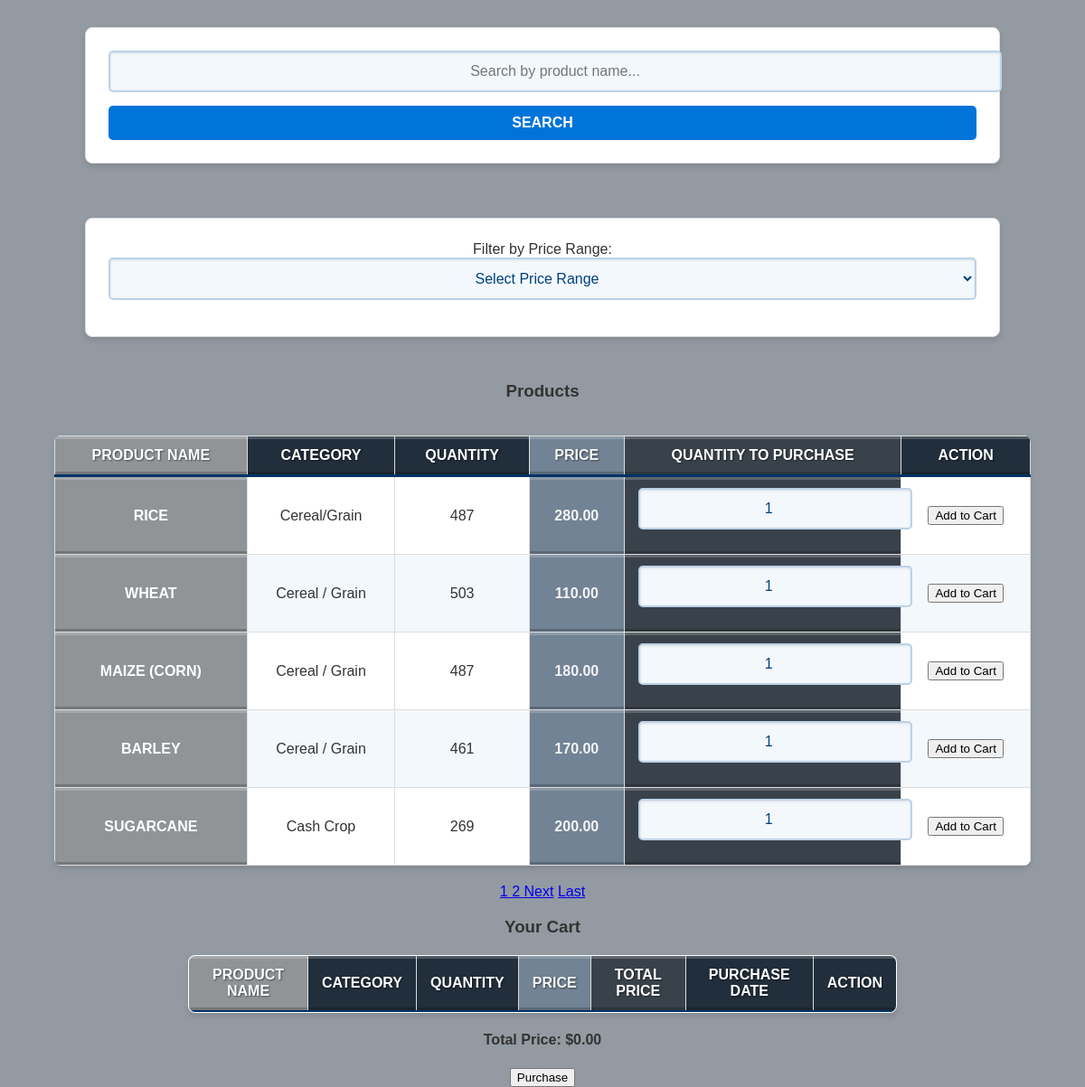
The app's page /consumer_db/index.php with its own data.
### tables this page shows
CREATE TABLE `product_info` (
  `id` int(11) NOT NULL,
  `product_id` int(11) NOT NULL,
  `quantity` int(11) NOT NULL,
  `new_price` decimal(10,2) DEFAULT NULL,
  `old_price` decimal(10,2) DEFAULT NULL,
  `production_cost` decimal(10,2) NOT NULL,
  `production_date` date NOT NULL,
  `expiration_date` date NOT NULL
);

CREATE TABLE `product` (
  `product_id` int(11) NOT NULL,
  `product_name` varchar(100) DEFAULT NULL,
  `category` varchar(100) DEFAULT NULL,
  `seasonality` varchar(50) DEFAULT NULL
);

### consumer_db/index.php (the view, shortened to what this page needs)
<?php
include('../config/connect.php');
$productsPerPage = 5;
$page = isset($_GET['page']) ? (int)$_GET['page'] : 1;
$page = $page > 0 ? $page : 1;
$startFrom = ($page - 1) * $productsPerPage;
$searchTerm = isset($_GET['search']) ? $_GET['search'] : '';
$sql = "SELECT
            pi.id,
            p.product_id,
            p.product_name,
            p.category,
            pi.quantity,
            pi.new_price,
            pi.old_price,
            pi.production_date,
            pi.expiration_date
        FROM
            PRODUCT p
        INNER JOIN
            product_info pi ON p.product_id = pi.product_id";
$sql .= " ORDER BY p.product_id LIMIT $startFrom, $productsPerPage";
$result = $conn->query($sql);
$totalResult = $conn->query("SELECT COUNT(*) AS total FROM PRODUCT p INNER JOIN product_info pi ON p.product_id = pi.product_id WHERE p.product_name LIKE '%" . $conn->real_escape_string($searchTerm) . "%'");
$totalRow = $totalResult->fetch_assoc();
$totalProducts = $totalRow['total'];
$totalPages = ceil($totalProducts / $productsPerPage);
?>
<!DOCTYPE html>
<html lang="en">
<head>
  <link rel="stylesheet" href="../product_db/product_info_style.css">
</head>
<body>
  <form method="GET" action="" id="searchForm">
    <input type="text" name="search" placeholder="Search by product name..." value="<?= isset($_GET['search']) ? htmlspecialchars($_GET['search']) : '' ?>" />
    <button type="submit">Search</button>
  </form>
  <form method="GET" action="" id="priceRangeForm">
    <label for="price_range">Filter by Price Range:</label>
    <select name="price_range" id="price_range" onchange="this.form.submit()">
      <option value="">Select Price Range</option>
    </select>
  </form>
  <h3>Products</h3>
  <table class="product-table">
    <thead>
      <tr>
        <th>Product Name</th>
        <th>Category</th>
        <th>Quantity</th>
        <th>Price</th>
        <th>Quantity to Purchase</th>
        <th>Action</th>
      </tr>
    </thead>
    <tbody>
      <?php while ($row = $result->fetch_assoc()): ?>
        <tr id="product_row_<?= $row['product_id'] ?>">
          <td><?= htmlspecialchars($row['product_name']) ?></td>
          <td><?= htmlspecialchars($row['category']) ?></td>
          <td class="product-quantity"><?= htmlspecialchars($row['quantity']) ?></td>
          <td><?= (is_null($row['new_price']) ? "NULL" : htmlspecialchars($row['new_price'])) ?></td>
          <td>
            <input type="number" id="quantity_<?= $row['product_id'] ?>" min="1" max="<?= $row['quantity'] ?>" value="1" />
          </td>
          <td>
            <?php if ($row['quantity'] > 0): ?>
              <button class="add-to-cart-btn" onclick="addToCart(<?= $row['product_id'] ?>, '<?= addslashes($row['product_name']) ?>', '<?= addslashes($row['category']) ?>', <?= $row['new_price'] ?>)">Add to Cart</button>
            <?php else: ?>
              <button class="demand-btn" onclick="demandProduct(<?= $row['product_id'] ?>)">Demand</button>
            <?php endif; ?>
          </td>
        </tr>
      <?php endwhile; ?>
    </tbody>
  </table>
  <div>
    <div class="pagination">
      <?php for ($i = 1; $i <= $totalPages; $i++): ?>
        <a href="?page=<?php echo $i; ?><?php echo isset($_GET['search']) ? '&search=' . urlencode($_GET['search']) : ''; ?>" <?php if ($i == $page) echo 'class="active"'; ?>>
          <?php echo $i; ?>
        </a>
      <?php endfor; ?>
      <?php if ($page < $totalPages): ?>
        <a href="?page=<?php echo $page + 1; ?><?php echo isset($_GET['search']) ? '&search=' . urlencode($_GET['search']) : ''; ?>">Next</a>
        <a href="?page=<?php echo $totalPages; ?><?php echo isset($_GET['search']) ? '&search=' . urlencode($_GET['search']) : ''; ?>">Last</a>
      <?php endif; ?>
    </div>
    <h3>Your Cart</h3>
    <table border="1" id="cartTable">
      <thead>
        <tr>
          <th>Product Name</th>
          <th>Category</th>
          <th>Quantity</th>
          <th>Price</th>
          <th>Total Price</th>
          <th>Purchase Date</th>
          <th>Action</th>
        </tr>
      </thead>
    </table>
    <h4 id="totalPrice">Total Price: $0.00</h4>
    <button onclick="purchaseItems()">Purchase</button>
</body>
</html>

### product_db/product_info_style.css (style rules this page uses)
body { font-family: 'Arial', sans-serif; background-color: #939aa2; color: #333; margin: 0; padding: 0; display: flex; flex-direction: column; align-items: center; justify-content: center; min-height: 100vh; text-align: center; }
form { width: 80%; margin: 30px auto; padding: 25px; background-color: #fff; border: 1px solid #ddd; border-radius: 8px; box-shadow: 0 4px 6px rgba(0, 0, 0, 0.1); }
input[type="text"], input[type="number"], input[type="date"], select { width: 100%; padding: 12px; margin-bottom: 15px; font-size: 1rem; color: #004080; background-color: #f3f8fc; border: 2px solid #bcd2e8; border-radius: 5px; transition: all 0.3s ease; box-shadow: inset 0 1px 3px rgba(0, 0, 0, 0.1); text-align: center; }
form button { width: 100%; padding: 10px 15px; font-size: 1rem; font-weight: bold; text-transform: uppercase; color: #fff; background-color: #0074d9; border: none; border-radius: 5px; cursor: pointer; transition: background-color 0.3s ease; }
table { width: 90%; margin: 20px auto; border-collapse: collapse; overflow: hidden; border-radius: 8px; box-shadow: 0 4px 6px rgba(0, 0, 0, 0.1); background-color: #fff; }
table th, table td { padding: 12px; text-align: center; border: 1px solid #ddd; font-size: 1rem; }
table th { background-color: #212e3b; color: #fff; font-weight: bold; text-transform: uppercase; padding: 12px 15px; border-bottom: 3px solid #003366; box-shadow: inset 0 -3px 0 rgba(0, 0, 0, 0.2), inset 0 3px 0 rgba(255, 255, 255, 0.2); text-shadow: 1px 1px 2px rgba(0, 0, 0, 0.5); transition: all 0.3s ease; }
table tr:nth-child(even) { background-color: #f3f8fc; }
table tr td:nth-child(4), table tr th:nth-child(4) { background-color: #718394; font-weight: bold; color: #f5f5f5; text-transform: uppercase; padding: 12px 15px; box-shadow: inset 0 -3px 0 rgba(0, 0, 0, 0.2), inset 0 3px 0 rgba(255, 255, 255, 0.2); transition: all 0.3s ease; }
table tr td:nth-child(1), table tr th:nth-child(1) { background-color: #919497; font-weight: bold; color: #ffffff; text-transform: uppercase; padding: 12px 15px; box-shadow: inset 0 -3px 0 rgba(0, 0, 0, 0.2), inset 0 3px 0 rgba(255, 255, 255, 0.2); transition: all 0.3s ease; }
table tr td:nth-child(5), table tr th:nth-child(5) { background-color: #39424b; font-weight: bold; color: #ffffff; text-transform: uppercase; padding: 12px 15px; box-shadow: inset 0 -3px 0 rgba(0, 0, 0, 0.2), inset 0 3px 0 rgba(255, 255, 255, 0.2); transition: all 0.3s ease; }

### records on screen
product_info: product.product_name "RICE", product.category "Cereal/Grain", quantity "487", new_price "280.00", product.product_id "1"
product_info: product.product_name "WHEAT", product.category "Cereal / Grain", quantity "503", new_price "110.00"
product_info: product.product_name "MAIZE (CORN)", product.category "Cereal / Grain", quantity "487", new_price "180.00"
product_info: product.product_name "BARLEY", product.category "Cereal / Grain", quantity "461", new_price "170.00"
product_info: product.product_name "SUGARCANE", product.category "Cash Crop", quantity "269", new_price "200.00"
